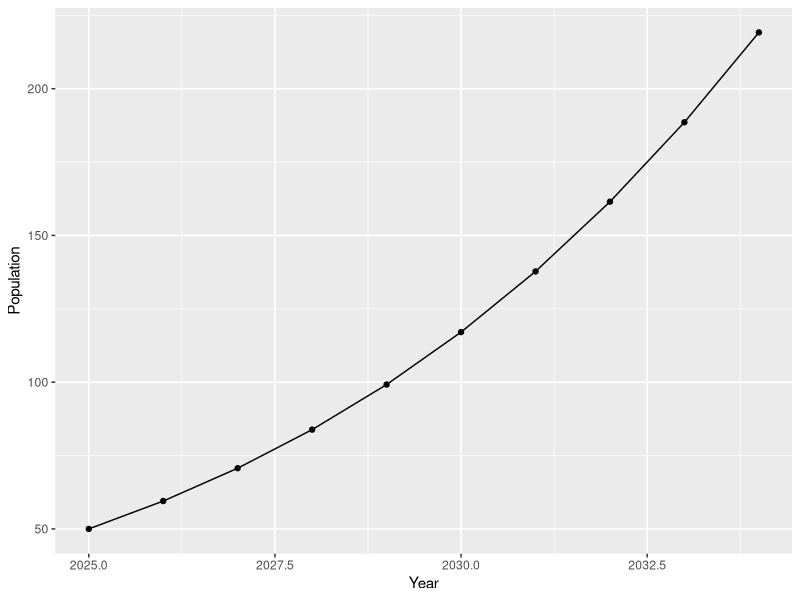
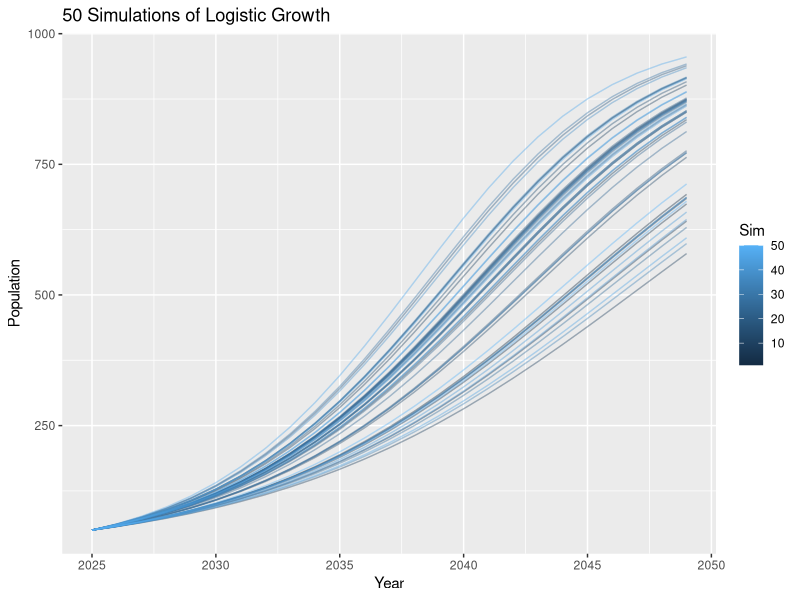
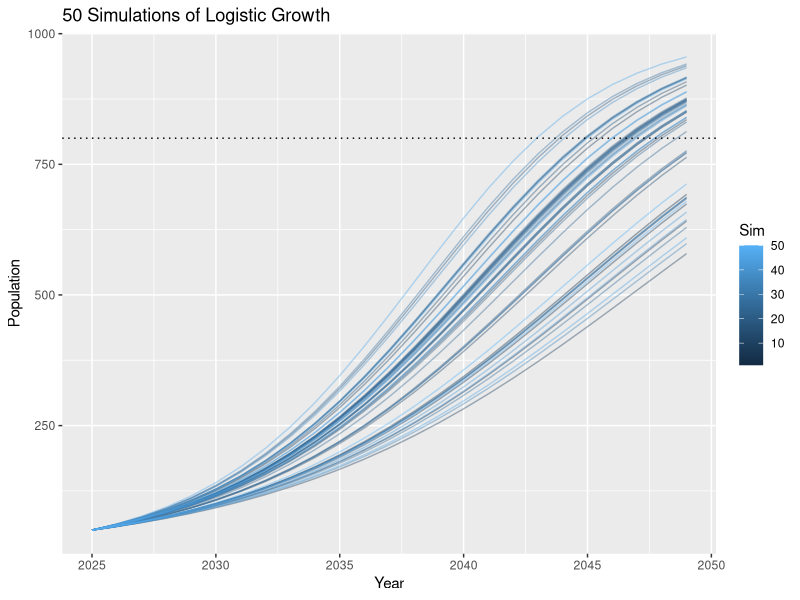
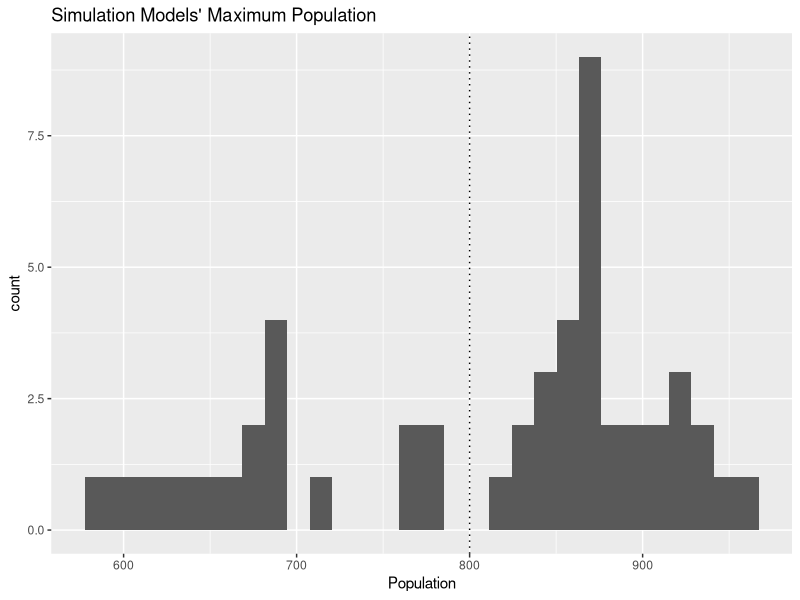
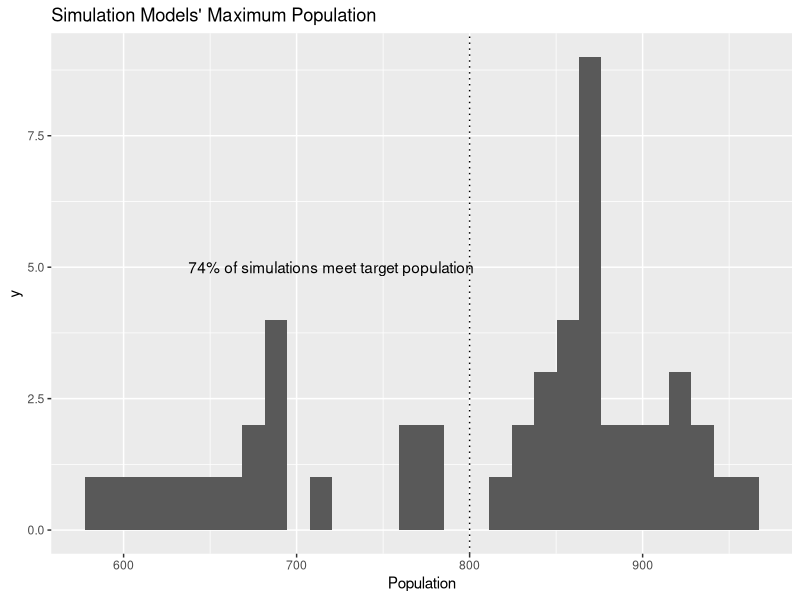

R code for these plots, in order:


###### HW Week 6 ######

# Jaden, Cody, Maddy

# packages
library(ggplot2)
library(tidyverse)


####### Objective 1

#t = year
#r = intrinsic rate of growth
#K = carrying capacity

# define variables in equation
K <- 1000
r <- 0.2
N0 <- 50
years <- 10 # assignment says 10 years in objective 10...

# make (blank) vector to store the population values for each year
N <- numeric(years)
N[1] <- N0 # population values for each year, blank except it starts at defined starting population

# discrete growth population model 
discrete_pop_model <- function(Nt, r, K) {
  return(Nt + r * Nt * (1 - Nt / K))
}

# for loop to run the model over the whole vector 
for (t in 1:(years - 1)) {
  N[t + 1] <- discrete_pop_model(N[t], r, K)
}

# Define years starting from 2025
year <- 2025:(2025 + years - 1)

# Create data frame
pop_data <- data.frame(
  Year = year,
  Population = N
)


ggplot(pop_data, aes(x = Year, y = Population)) +
  geom_point() + geom_line()




####### Objective 2

# this uses function discrete_pop_model so make sure that has been run already

# make new data frame to store data with run number

fiftyrunsResults <- data.frame()
  
# define variables again because I think it makes it funky

K <- 1000
N0 <- 50
years <- 25 # changed years to 25 because assignment wording makes me think we should have 25...
  
# loop for 50 simulations with 50 different normally distributed r values

for (i in 1:50) {
  r <- rnorm(1, mean = 0.2, sd = 0.03)
  N <- numeric(years)
  N[1] <- N0
  
  for (t in 1:(years - 1)) {
    N[t + 1] <-  max(0, discrete_pop_model(N[t], r, K)) } 
    
    fiftyruns <- data.frame(
      Year = 2025:(2025 + years - 1),
      Population = N,
      Sim = i,
      GrowthRate = r
    )
    
    # Combine with all results
    fiftyrunsResults <- rbind(fiftyrunsResults, fiftyruns)
  }

# ggplot with line for each growth curve 
# this will not graph correctly if anything is run out of order LOL

ggplot(fiftyrunsResults, aes(x = Year, y = Population, group = Sim, color = Sim)) +
  geom_line(alpha = 0.4) +
  ggtitle("50 Simulations of Logistic Growth")


####### Objective 3 

# again this is with 25 years instead of 10...
# line indicating target population at 800 (80% of carrying capacity of 1000)

ggplot(fiftyrunsResults, aes(x = Year, y = Population, group = Sim, color = Sim)) +
  geom_line(alpha = 0.4) +
  ggtitle("50 Simulations of Logistic Growth") +
  geom_hline(yintercept= 800 , linetype='dotted', col = 'black')

# from df fiftyrunsResults, want population at year = 2049 for each individual sim number (1-50)
# easiest for me to just subset this

pop_2049 <- fiftyrunsResults %>%
  filter(Year == 2049) %>%
  select(Sim, Year, Population)

# plot histogram with goal at 800 individuals with geom_histogram()
# boy is this ugly but it gets the job done

ggplot(pop_2049, aes(x=Population)) + 
  geom_histogram() +
  geom_vline(xintercept= 800 , linetype='dotted', col = 'black') +
  ggtitle("Simulation Models' Maximum Population")

# find fraction of simulations which meet target population of 800

pop_2049 %>% summarise(percentage = mean(Population >= 800) * 100)
# 74 %

# adding text with annotate() function
# doesn't overlap with any hist bars

ggplot(pop_2049, aes(x=Population)) + 
  geom_histogram() +
  geom_vline(xintercept= 800 , linetype='dotted', col = 'black') +
  annotate("text", x = 720, y = 5, label = "74% of simulations meet target population") +
  ggtitle("Simulation Models' Maximum Population")


    
